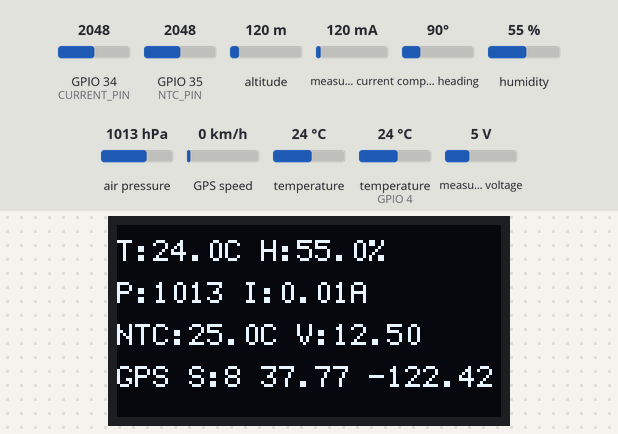
A program run on a simulated ESP32. Parts: 128×64 one-colour display. Wiring (inferred from the names in the program): INA219 current sensor at I2C address 0x40. Inputs (shaded band) come from the test bench; at power-on: measured current 120 mA, humidity 55 %, GPIO 35 (NTC_PIN) = 2048, air pressure 1013 hPa, temperature (sensor on GPIO 4) 24 °C, measured voltage 5 V, GPIO 34 (CURRENT_PIN) = 2048, altitude 120 m, compass heading 90°, GPS speed 0 km/h, temperature 24 °C. WiFi joins after 1.5 s; servers stay silent unless stated; the GPS gets a fix after 3 s at 37.7749, -122.4194 with 8 satellites; nothing arrives over Bluetooth unless stated; a phone connects over Bluetooth LE 3 s after start; what the program prints to the serial monitor is not drawn.

Above: at 5.3 s.
5.4 s: measured current set to 40 mA
At 6.7 s:
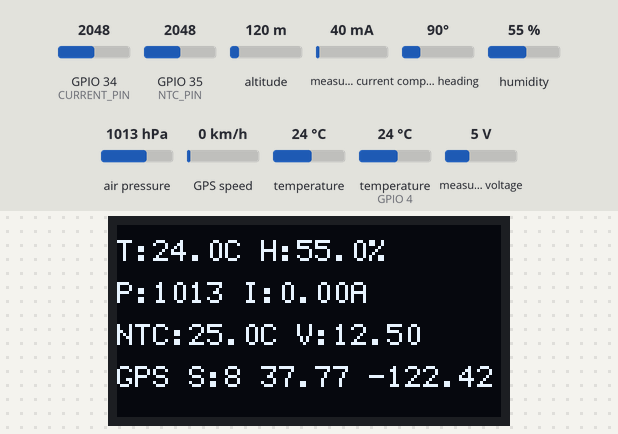
7.0 s: humidity set to 22 %
At 9.7 s:
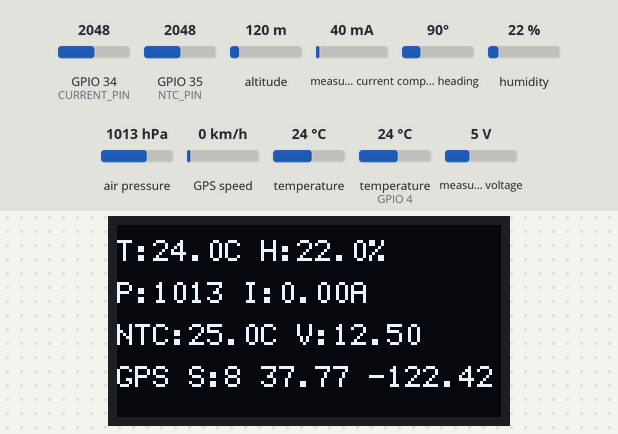
10.7 s: GPIO 35 (NTC_PIN) set to 1960
At 12.1 s:
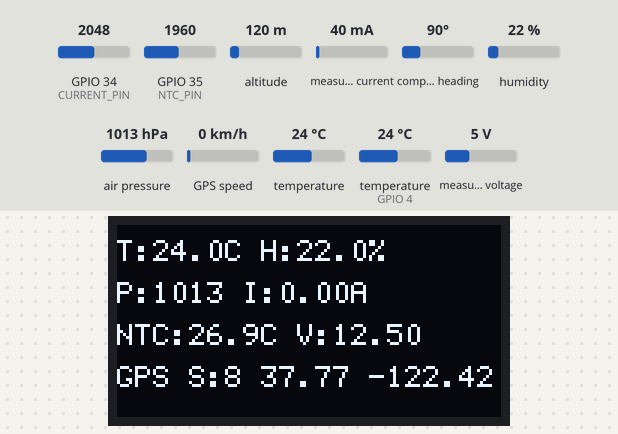
12.6 s: air pressure set to 952 hPa
At 13.4 s:
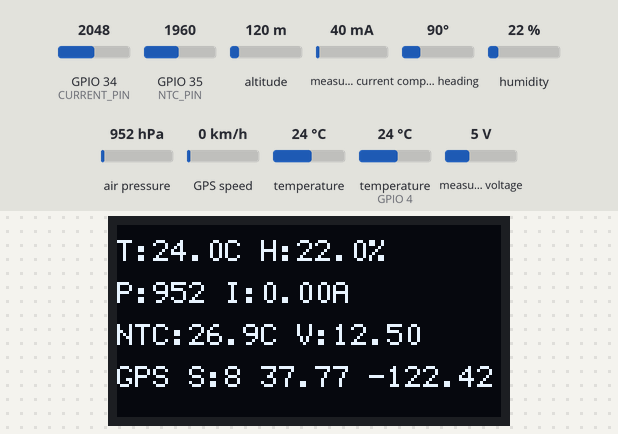
14.5 s: temperature (sensor on GPIO 4) set to 12 °C
At 16.9 s:
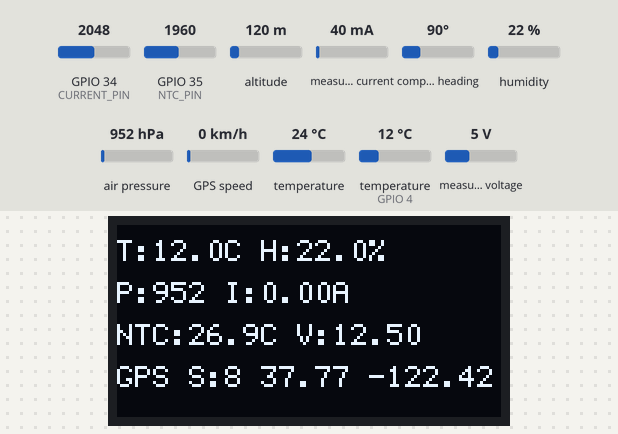
17.7 s: measured voltage set to 0.3 V
At 18.7 s:
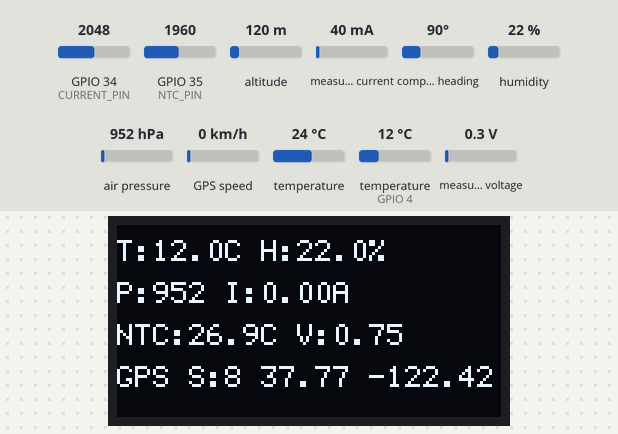
Timing chart, 0 to 20.2 s (numbered marks = the images above; inputs shaded):
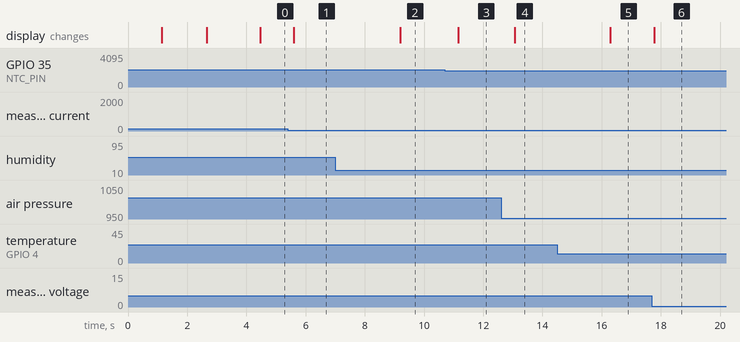

Measured:
- after the input at 5.4 s, the display: changes after 0.20 s (image 1)
- after the input at 7.0 s, the display: changes after 2.2 s (image 2)
- after the input at 10.7 s, the display: changes after 0.46 s (image 3)
- after the input at 12.6 s, the display: changes after 0.46 s (image 4)
- after the input at 14.5 s, the display: changes after 1.8 s (image 5)
- after the input at 17.7 s, the display: changes after 0.07 s (image 6)

The program:

main.cpp
```cpp
#include <Arduino.h>
#include "sensors.h"
#include "display.h"
#include "wifi_manager.h"
#include "gps_manager.h"
#include "ble_manager.h"

bool wifiOk = false;

// RPM remains zero until a tachometer or Hall sensor is connected.
int readRPM() {
  return 0;
}

void setup() {

  initDisplay();
  showMessage("Iniciando...");

  initSensors();

  showMessage("Conectando WiFi...");
  wifiOk = initWiFi();

  if (wifiOk) {
    showMessage("WiFi OK");
  } else {
    showMessage("WiFi desconectado");
  }
  initGPS();
  initBLE();

  delay(1500);
}

void loop() {
  SensorData data = readSensors();
  GPSData gps = readGPS();

  showData(data, gps);

  static unsigned long lastBLEMessage = 0;
  if (isBLEConnected() && (lastBLEMessage == 0 || millis() - lastBLEMessage >= 2000)) {
    // JSON never contains NaN: unavailable sensor values are reported as 0.
    const float temperature = isfinite(data.ntcTemperature) ? data.ntcTemperature : 0.0f;
    const float voltage = isfinite(data.voltage) ? data.voltage : 0.0f;
    const double latitude = gps.valid ? gps.lat : 0.0;
    const double longitude = gps.valid ? gps.lng : 0.0;
    const double altitude = gps.valid ? gps.alt : 0.0;

    const String message = "{\"tmp\":" + String(temperature, 1) +
      ",\"vol\":" + String(voltage, 1) +
      ",\"rpm\":" + String(readRPM()) +
      ",\"gps_valid\":" + String(gps.valid ? "true" : "false") +
      ",\"lat\":" + String(latitude, 6) +
      ",\"lng\":" + String(longitude, 6) +
      ",\"alt\":" + String(altitude, 1) +
      ",\"satellites\":" + String(gps.valid ? gps.satellites : 0) + "}";
    sendBLEMessage(message);
    lastBLEMessage = millis();
  }

  delay(100);
}
```

ble_manager.cpp
```cpp
#include "ble_manager.h"

#include <BLEDevice.h>
#include <BLEServer.h>
#include <BLEUtils.h>
#include <BLE2902.h>

#define DEVICE_NAME "ESP32_JSON"

#define SERVICE_UUID        "00001234-0000-1000-8000-00805f9b34fb"
#define CHARACTERISTIC_UUID "00005678-0000-1000-8000-00805f9b34fb"

BLECharacteristic *pCharacteristic;
bool deviceConnected = false;

class ServerCallbacks : public BLEServerCallbacks {
    void onConnect(BLEServer* pServer) {
        deviceConnected = true;
        Serial.println("Cliente BLE conectado");
    }

    void onDisconnect(BLEServer* pServer) {
        deviceConnected = false;
        Serial.println("Cliente BLE desconectado");

        BLEDevice::startAdvertising();
    }
};

void initBLE() {

    BLEDevice::init(DEVICE_NAME);
    // The JSON payload is larger than the default 20-byte ATT payload.
    BLEDevice::setMTU(64);

    BLEServer *pServer = BLEDevice::createServer();
    pServer->setCallbacks(new ServerCallbacks());

    BLEService *pService = pServer->createService(SERVICE_UUID);

    pCharacteristic = pService->createCharacteristic(
        CHARACTERISTIC_UUID,
        BLECharacteristic::PROPERTY_NOTIFY
    );

    pCharacteristic->addDescriptor(new BLE2902());

    pCharacteristic->setValue("ESP32 iniciado");

    pService->start();

    BLEAdvertising *pAdvertising = BLEDevice::getAdvertising();

    pAdvertising->addServiceUUID(SERVICE_UUID);
    pAdvertising->setScanResponse(true);

    BLEDevice::startAdvertising();

    Serial.println("BLE iniciado");
}

void sendBLEMessage(const String &message) {

    if (!deviceConnected)
        return;

    pCharacteristic->setValue(message.c_str());
    pCharacteristic->notify();
    Serial.print("BLE TX: ");
    Serial.println(message);
}

bool isBLEConnected() {
    return deviceConnected;
}
```

ble_manager.h
```cpp
#ifndef BLE_MANAGER_H
#define BLE_MANAGER_H

#include <Arduino.h>

void initBLE();
void sendBLEMessage(const String &message);
bool isBLEConnected();

#endif
```

display.cpp
```cpp
#include "display.h"
#include <Arduino.h>
#include <U8g2lib.h>

U8G2_SH1106_128X64_NONAME_F_4W_SW_SPI u8g2(
    U8G2_R0, 18, 23, 5, 17, 16);

void initDisplay()
{
  Serial.begin(9600);
  u8g2.begin();
}

void showData(const SensorData &data, const GPSData &gps)
{

  // ===== SERIAL =====
  Serial.print("Temp: ");
  Serial.print(data.t_dht);
  Serial.print("C Hum: ");
  Serial.print(data.h);
  Serial.print("% Pres: ");
  Serial.print(data.presion);

  Serial.print(" I: ");
  Serial.print(data.corriente);
  Serial.print("A");

  Serial.print(" V: "); Serial.print(data.voltage, 2);
  Serial.print(" I226: "); Serial.print(data.inaCurrent, 3);
  Serial.print(" NTC: "); Serial.print(data.ntcTemperature, 1);
  Serial.print(" GPS: "); Serial.println(gps.valid ? "FIX" : "NO FIX");

  Serial.println();

  // ===== DISPLAY =====
  u8g2.clearBuffer();
  u8g2.setFont(u8g2_font_6x12_tr);

  char l1[25], l2[25], l3[25], l4[25];

  snprintf(l1, sizeof(l1), "T:%.1fC H:%.1f%%", data.t_dht, data.h);
  snprintf(l2, sizeof(l2),
        "P:%.0f I:%.2fA",
        data.presion,
        data.ina226Ok ? data.inaCurrent : data.corriente);

  snprintf(l3, sizeof(l3), "NTC:%.1fC V:%.2f", data.ntcTemperature, data.voltage);
  if (gps.valid) {
    snprintf(l4, sizeof(l4), "GPS S:%d %.2f %.2f", gps.satellites, gps.lat, gps.lng);
  } else {
    snprintf(l4, sizeof(l4), "GPS: buscando S:%d", gps.satellites);
  }

  u8g2.drawStr(0, 12, l1);
  u8g2.drawStr(0, 26, l2);
  u8g2.drawStr(0, 40, l3);
  u8g2.drawStr(0, 54, l4);

  u8g2.sendBuffer();
}
void showMessage(const char *msg)
{
  u8g2.clearBuffer();
  u8g2.setFont(u8g2_font_6x12_tr);
  u8g2.drawStr(0, 25, msg);
  u8g2.sendBuffer();

  Serial.println(msg);
}
```

display.h
```cpp
#pragma once
#include "sensors.h"
#include "gps_manager.h"

void initDisplay();
void showData(const SensorData &data, const GPSData &gps);
void showMessage(const char* msg);
```

gps_manager.cpp
```cpp
#include <Arduino.h>
#include <TinyGPS++.h>
#include "gps_manager.h"

TinyGPSPlus gps;
HardwareSerial gpsSerial(1);

void initGPS() {
  // ATGM336H default output is NMEA at 9600 baud.
  gpsSerial.begin(9600, SERIAL_8N1, 26, 27);
  // RX=26 recibe TX del GPS
  // TX=27 envia al RX del GPS
}

GPSData readGPS() {
  while (gpsSerial.available()) {
    gps.encode(gpsSerial.read());
  }

  GPSData data;
  data.valid = gps.location.isValid();
  data.lat = gps.location.lat();
  data.lng = gps.location.lng();
  data.alt = gps.altitude.meters();
  data.satellites = gps.satellites.value();

  return data;
}
```

gps_manager.h
```cpp
#pragma once

struct GPSData {
  double lat;
  double lng;
  double alt;
  int satellites;
  bool valid;
};

void initGPS();
GPSData readGPS();
```

sensors.cpp
```cpp
#include "sensors.h"
#include <Arduino.h>
#include <DHT.h>
#include <Wire.h>
#include <Adafruit_BMP280.h>
#include <math.h>

#define DHTPIN 4
#define DHTTYPE DHT11

#define CURRENT_PIN 34
#define ACS_SENSITIVITY 0.066

#define NTC_PIN 35
#define NTC_FIXED_RESISTOR 10000.0f
#define NTC_NOMINAL_RESISTANCE 10000.0f
#define NTC_NOMINAL_TEMPERATURE 25.0f
#define NTC_BETA 3950.0f
#define ADC_REFERENCE 3.3f

#define INA226_ADDRESS 0x40
#define INA226_SHUNT_RESISTANCE 0.1f
#define INA226_MAX_CURRENT 10.0f

float acsOffset = 0;
float inaCurrentLsb = 0;
bool ina226Ok = false;

void calibrarACS712();
float readCurrentDC();
bool initINA226();
void writeINA226Register(uint8_t reg, uint16_t value);
int16_t readINA226Signed(uint8_t reg);
uint16_t readINA226Unsigned(uint8_t reg);
float readNTCTemperature();

DHT dht(DHTPIN, DHTTYPE);
Adafruit_BMP280 bmp;

void initSensors() {
  dht.begin();

  pinMode(NTC_PIN, INPUT);
  analogSetPinAttenuation(NTC_PIN, ADC_11db);

  Wire.begin(21, 22);
  Wire.setClock(100000);

  bmp.begin(0x76);

  calibrarACS712();
  ina226Ok = initINA226();
}

SensorData readSensors() {
  SensorData data;

  data.h = dht.readHumidity();
  data.t_dht = dht.readTemperature();

  data.presion = bmp.readPressure() / 100.0;
  data.t_bmp = bmp.readTemperature();

  data.corriente = readCurrentDC();
  data.ina226Ok = ina226Ok;
  data.voltage = ina226Ok ? readINA226Unsigned(0x02) * 0.00125f : NAN;
  data.inaCurrent = ina226Ok ? readINA226Signed(0x04) * inaCurrentLsb : NAN;
  data.power = ina226Ok ? readINA226Signed(0x03) * (25.0f * inaCurrentLsb) : NAN;
  data.ntcTemperature = readNTCTemperature();

  return data;
}

bool initINA226() {
  Wire.beginTransmission(INA226_ADDRESS);
  if (Wire.endTransmission() != 0) return false;
  // 16-sample average, 1.1 ms conversions, continuous bus+shunt mode.
  writeINA226Register(0x00, 0x076F);
  inaCurrentLsb = INA226_MAX_CURRENT / 32768.0f;
  const uint16_t calibration = (uint16_t)(0.00512f /
      (inaCurrentLsb * INA226_SHUNT_RESISTANCE));
  writeINA226Register(0x05, calibration);
  return true;
}

void writeINA226Register(uint8_t reg, uint16_t value) {
  Wire.beginTransmission(INA226_ADDRESS);
  Wire.write(reg);
  Wire.write(value >> 8);
  Wire.write(value & 0xFF);
  Wire.endTransmission();
}

uint16_t readINA226Unsigned(uint8_t reg) {
  Wire.beginTransmission(INA226_ADDRESS);
  Wire.write(reg);
  if (Wire.endTransmission(false) != 0 || Wire.requestFrom((uint8_t)INA226_ADDRESS, (uint8_t)2) != 2) return 0;
  return ((uint16_t)Wire.read() << 8) | Wire.read();
}

int16_t readINA226Signed(uint8_t reg) {
  return (int16_t)readINA226Unsigned(reg);
}

float readNTCTemperature() {
  const int raw = analogRead(NTC_PIN);
  if (raw <= 0 || raw >= 4095) return NAN;
  const float voltage = raw * (ADC_REFERENCE / 4095.0f);
  const float resistance = NTC_FIXED_RESISTOR * voltage / (ADC_REFERENCE - voltage);
  const float kelvin = 1.0f / (1.0f / (NTC_NOMINAL_TEMPERATURE + 273.15f) +
      log(resistance / NTC_NOMINAL_RESISTANCE) / NTC_BETA);
  return kelvin - 273.15f;
}

void calibrarACS712() {
  long suma = 0;

  for (int i = 0; i < 500; i++) {
    suma += analogRead(CURRENT_PIN);
    delay(2);
  }

  float adcPromedio = suma / 500.0;
  acsOffset = adcPromedio * (3.3 / 4095.0);

  Serial.print("Offset ACS712: ");
  Serial.println(acsOffset, 4);
}

float readCurrentDC() {
  long suma = 0;

  for (int i = 0; i < 100; i++) {
    suma += analogRead(CURRENT_PIN);
    delay(2);
  }

  float adcPromedio = suma / 100.0;
  float voltaje = adcPromedio * (3.3 / 4095.0);

  float corriente = (voltaje - acsOffset) / ACS_SENSITIVITY;

  if (fabs(corriente) < 0.20) {
    corriente = 0;
  }

  return corriente;
}
```

sensors.h
```cpp
#pragma once

struct SensorData {
  float t_dht;
  float h;
  float t_bmp;
  float presion;
  float corriente;
  float voltage;
  float inaCurrent;
  float power;
  float ntcTemperature;
  bool ina226Ok;
};

void initSensors();
SensorData readSensors();
```

wifi_manager.cpp
```cpp
#include <Arduino.h>
#include <WiFi.h>
#include "wifi_manager.h"

const char* ssid = "venecia";
const char* password = "31283355";

bool initWiFi() {
  WiFi.mode(WIFI_STA);
  WiFi.begin(ssid, password);

  Serial.print("Conectando WiFi");

  unsigned long inicio = millis();
  const unsigned long tiempoMaximo = 8000; // 8 segundos

  while (WiFi.status() != WL_CONNECTED && millis() - inicio < tiempoMaximo) {
    delay(500);
    Serial.print(".");
  }

  if (WiFi.status() == WL_CONNECTED) {
    Serial.println("\nWiFi OK");
    Serial.print("IP: ");
    Serial.println(WiFi.localIP());
    return true;
  }

  Serial.println("\nWiFi desconectado");
  return false;
}

bool isWiFiConnected() {
  return WiFi.status() == WL_CONNECTED;
}
```

wifi_manager.h
```cpp
#pragma once

bool initWiFi();
bool isWiFiConnected();
```
